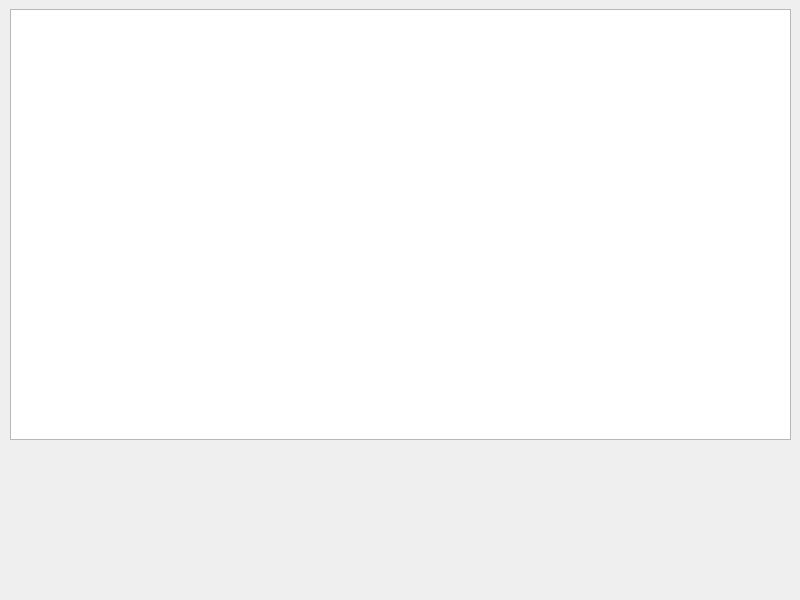
<?xml version="1.0" encoding="UTF-8"?>
<ui version="4.0">
 <class>New_Window</class>
 <widget class="QWidget" name="New_Window">
  <property name="geometry">
   <rect>
    <x>0</x>
    <y>0</y>
    <width>800</width>
    <height>600</height>
   </rect>
  </property>
  <property name="windowTitle">
   <string>Form</string>
  </property>
  <widget class="QPlainTextEdit" name="plainTextEdit">
   <property name="geometry">
    <rect>
     <x>10</x>
     <y>9</y>
     <width>781</width>
     <height>431</height>
    </rect>
   </property>
  </widget>
 </widget>
 <resources/>
 <connections/>
</ui>
